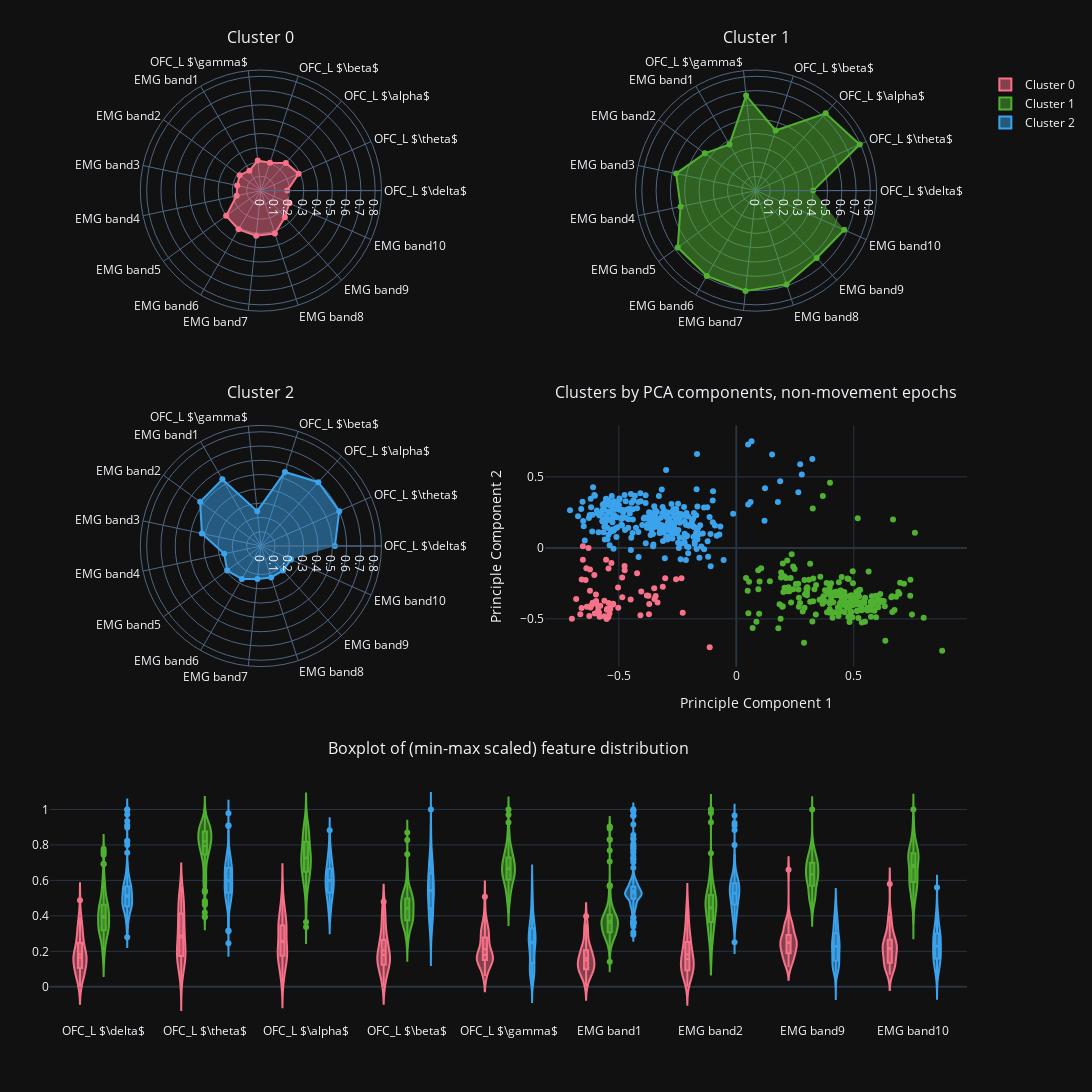

Here is the notebook cell this chart was saved with:
### Markdown cell above
### Show cluster insights

### Code cell
cluster_info = plot_cluster_insights(scaled_features, df_plot)

### Figure 1 — Plotly figure (JSON) as saved in the notebook; plotly's stock layout.template omitted (floating-point values rounded to 4 significant figures; data arrays with more than 128 entries replaced by an {"elided": "..."} marker saying what was removed)
{"data": [{"fill": "toself", "name": "Cluster 0", "r": [0.1841, 0.2894, 0.2609, 0.2047, 0.2114, 0.1609, 0.1839, 0.1699, 0.1739, 0.3008, 0.3134, 0.3183, 0.3163, 0.2507, 0.2183], "showlegend": false, "theta": ["OFC_L $\\delta$", "OFC_L $\\theta$", "OFC_L $\\alpha$", "OFC_L $\\beta$", "OFC_L $\\gamma$", "EMG band1", "EMG band2", "EMG band3", "EMG band4", "EMG band5", "EMG band6", "EMG band7", "EMG band8", "EMG band9", "EMG band10"], "type": "scatterpolar", "subplot": "polar"}, {"fill": "toself", "name": "Cluster 1", "r": [0.3996, 0.7944, 0.7285, 0.4424, 0.6688, 0.3728, 0.4436, 0.5727, 0.5408, 0.6779, 0.6898, 0.7063, 0.6909, 0.6342, 0.6753], "showlegend": false, "theta": ["OFC_L $\\delta$", "OFC_L $\\theta$", "OFC_L $\\alpha$", "OFC_L $\\beta$", "OFC_L $\\gamma$", "EMG band1", "EMG band2", "EMG band3", "EMG band4", "EMG band5", "EMG band6", "EMG band7", "EMG band8", "EMG band9", "EMG band10"], "type": "scatterpolar", "subplot": "polar2"}, {"fill": "toself", "name": "Cluster 2", "r": [0.5183, 0.6003, 0.6009, 0.5447, 0.2453, 0.5395, 0.5259, 0.4225, 0.2628, 0.2919, 0.2664, 0.2328, 0.2323, 0.2305, 0.2319], "showlegend": false, "theta": ["OFC_L $\\delta$", "OFC_L $\\theta$", "OFC_L $\\alpha$", "OFC_L $\\beta$", "OFC_L $\\gamma$", "EMG band1", "EMG band2", "EMG band3", "EMG band4", "EMG band5", "EMG band6", "EMG band7", "EMG band8", "EMG band9", "EMG band10"], "type": "scatterpolar", "subplot": "polar3"}, {"box": {"visible": true}, "marker": {"color": "#f77189"}, "meanline": {"visible": true}, "name": "Cluster 0", "showlegend": true, "x": {"elided": "594 str values"}, "y": {"elided": "594 float values"}, "type": "violin", "xaxis": "x2", "yaxis": "y2"}, {"box": {"visible": true}, "marker": {"color": "#50b131"}, "meanline": {"visible": true}, "name": "Cluster 1", "showlegend": true, "x": {"elided": "1863 str values"}, "y": {"elided": "1863 float values"}, "type": "violin", "xaxis": "x2", "yaxis": "y2"}, {"box": {"visible": true}, "marker": {"color": "#3ba3ec"}, "meanline": {"visible": true}, "name": "Cluster 2", "showlegend": true, "x": {"elided": "2700 str values"}, "y": {"elided": "2700 float values"}, "type": "violin", "xaxis": "x2", "yaxis": "y2"}, {"marker": {"color": {"elided": "573 int values"}, "colorscale": [[0.0, "#f77189"], [0.5, "#50b131"], [1.0, "#3ba3ec"]]}, "mode": "markers", "showlegend": false, "x": {"elided": "573 float values"}, "y": {"elided": "573 float values"}, "type": "scatter", "xaxis": "x", "yaxis": "y"}], "layout": {"polar": {"domain": {"x": [0.0, 0.46], "y": [0.7467, 1.0]}, "radialaxis": {"range": [0, 0.8444]}}, "polar2": {"domain": {"x": [0.54, 1.0], "y": [0.7467, 1.0]}, "radialaxis": {"range": [0, 0.8444]}}, "polar3": {"domain": {"x": [0.0, 0.46], "y": [0.3733, 0.6267]}, "radialaxis": {"range": [0, 0.8444]}}, "xaxis": {"anchor": "y", "domain": [0.54, 1.0], "title": {"text": "Principle Component 1"}}, "yaxis": {"anchor": "x", "domain": [0.3733, 0.6267], "title": {"text": "Principle Component 2"}}, "xaxis2": {"anchor": "y2", "domain": [0.0, 1.0]}, "yaxis2": {"anchor": "x2", "domain": [0.0, 0.2533]}, "annotations": [{"font": {"size": 16}, "showarrow": false, "text": "Cluster 0", "x": 0.23, "xanchor": "center", "xref": "paper", "y": 1.0, "yanchor": "bottom", "yref": "paper", "yshift": 20}, {"font": {"size": 16}, "showarrow": false, "text": "Cluster 1", "x": 0.77, "xanchor": "center", "xref": "paper", "y": 1.0, "yanchor": "bottom", "yref": "paper", "yshift": 20}, {"font": {"size": 16}, "showarrow": false, "text": "Cluster 2", "x": 0.23, "xanchor": "center", "xref": "paper", "y": 0.6267, "yanchor": "bottom", "yref": "paper", "yshift": 20}, {"font": {"size": 16}, "showarrow": false, "text": "Clusters by PCA components, non-movement epochs", "x": 0.77, "xanchor": "center", "xref": "paper", "y": 0.6267, "yanchor": "bottom", "yref": "paper", "yshift": 20}, {"font": {"size": 16}, "showarrow": false, "text": "Boxplot of (min-max scaled) feature distribution", "x": 0.5, "xanchor": "center", "xref": "paper", "y": 0.2533, "yanchor": "bottom", "yref": "paper", "yshift": 20}], "margin": {"l": 50, "r": 50, "t": 70, "b": 70}, "height": 1200, "width": 1240, "colorway": ["#f77189", "#50b131", "#3ba3ec"], "showlegend": true, "violinmode": "group"}}
